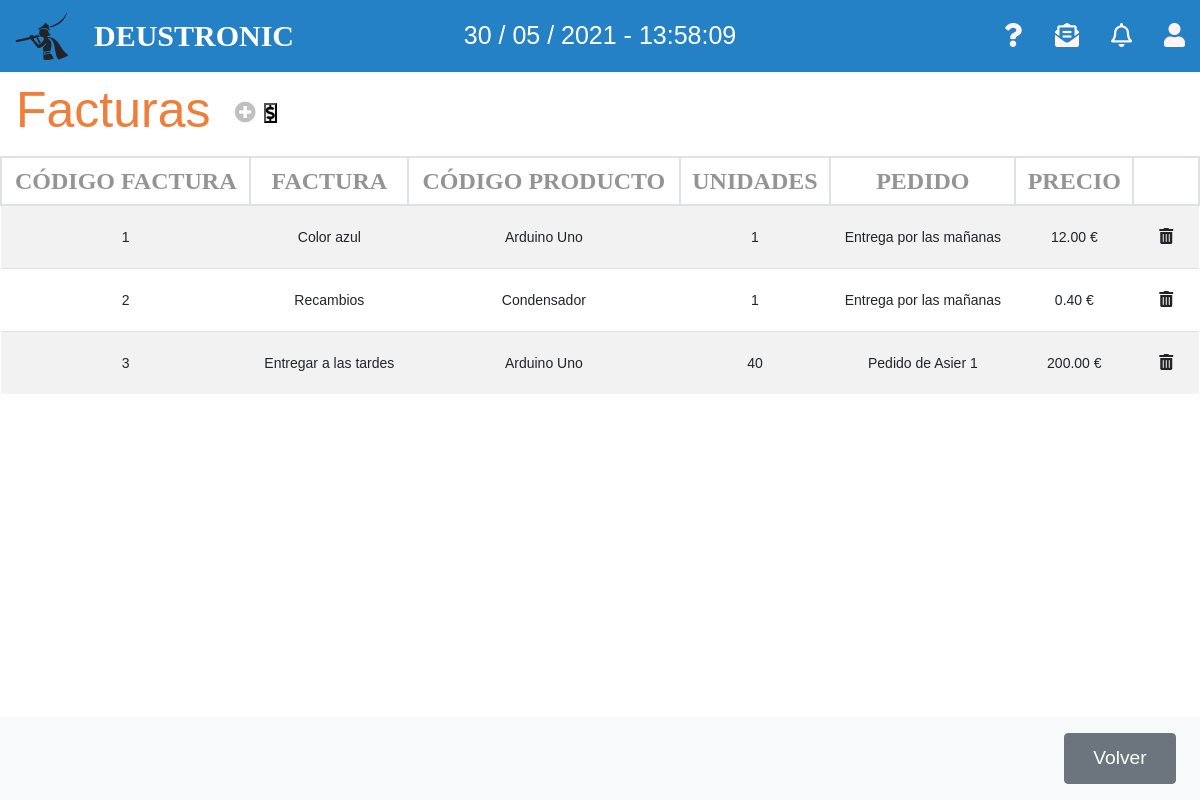
Screenshot of /appEntrega/facturas/ with the database file from the repository.
### appEntrega/models.py (models this page shows, shortened)
class Factura(models.Model):
    referencia = models.CharField(max_length=12, primary_key=True)
    pedido_referencia = models.ForeignKey(Orden_Pedido, on_delete=models.CASCADE)
    producto_referencia = models.ForeignKey(Producto, on_delete=models.CASCADE)
    unidades = models.PositiveIntegerField(default=1)
    linea_precio = models.DecimalField(max_digits=10, decimal_places=2, default=0)
    descripcion = models.TextField(max_length=250)

class Producto(models.Model):
    producto_referencia = models.CharField(max_length=13, primary_key=True)
    producto_nombre = models.CharField(max_length=50)
    producto_descripcion = models.CharField(max_length=250)
    producto_categoria = models.CharField(max_length=50)
    producto_precio = models.DecimalField(max_digits=10, decimal_places=2, default=0)
    producto_pdf = models.FileField(blank=True,null=True)
    def __str__(self):
        return self.producto_nombre

class Orden_Pedido(models.Model):
    pedido_referencia = models.CharField(max_length=12, primary_key=True)
    pedido_fecha = models.DateField(auto_now=True)
    pedido_descripcion = models.TextField(max_length=250)
    pedido_cliente_cif = models.ForeignKey(Cliente, on_delete=models.CASCADE)
    def __str__(self):
        return self.pedido_descripcion

### appEntrega/views.py (the view)
# urls.py: path('facturas/', FacturaListView.as_view(), name='listaFactura'),
class FacturaListView(ListView):
    model = Factura
    template_name = 'listaFacturas.html'
    context_object_name = 'lista_facturas'

### appEntrega/templates/listaFacturas.html (shortened to what this page needs)
{% extends 'base.html' %}
{% block content %}
<div class="">
    <nav class="navbar navbar-light table-navbar">
        <h2 class="orange-color">Facturas</h2>
        <ul class="navbar-nav mr-auto flex-row">
            <li class="nav-item m-0 ml-3">
                <i class="fas fa-plus-circle fa-lg c-grey"
                    onclick="location.href='http://127.0.0.1:8000/appEntrega/facturas/nuevo/'"></i>
            </li>
            <li class="">
                <button class="fas fa-dollar-sign" onclick="comprobarMoneda()"></button>
            </li>
        </ul>
    </nav>
</div>
<div class="row">
    <div class="col-md-12">
        <table class="table-deustronic table table-striped table-hover">
            <thead>
                <tr>
                    <th>CÓDIGO FACTURA</th>
					<th>FACTURA</th>
					<th>CÓDIGO PRODUCTO</th>
					<th>UNIDADES</th>
					<th>PEDIDO</th>
					<th>PRECIO</th>
                    <th></th>
                </tr>
            </thead>
            <tbody>
                {% if lista_facturas %}
                {% for factura in lista_facturas %}
                <tr ondblclick="location.href='http://127.0.0.1:8000/appEntrega/facturas/{{factura.pk}}/editar/'">
                    <td>{{factura.referencia}}</td>
					<td>{{factura.descripcion}}</td>
					<td>{{factura.producto_referencia}}</td>
					<td>{{factura.unidades}}</td>
					<td>{{factura.pedido_referencia}}</td>
					<td>{{factura.linea_precio }} €</td>
                    <td><button class="btn"
                        onclick="location.href='http://127.0.0.1:8000/appEntrega/facturas/{{factura.pk}}/delete/'"><i
                            class="fas fa-trash-alt"></i></button></td>
                </tr>
                {% endfor %}
                {% else %}
                <tr>
                    <td colspan="6">
                        <p>No existen Facturas</p>
                    </td>
                </tr>
                {% endif %}
            </tbody>
        </table>
    </div>
</div>
<nav class="navbar navbar-light bg-light fixed-bottom">
    <div class="form-inline ml-auto">
        <button onclick="location.href='http://127.0.0.1:8000/appEntrega'" class="btn boton-nav btn-secondary m-2 z-2"
            type="button">Volver</button>
    </div>
</nav>
{% endblock %}

### appEntrega/static/style/styles.css (style rules this page uses)
.orange-color, .orange-color:hover { color: rgb(239, 126, 58) !important; font-weight: 100 !important; }
* { font-family: 'FiraSans-Regular', sans-serif; }
html { overflow-x: hidden; overflow-y: overlay; }
html, body { height: 100%; }
body { margin: 0; }
i { cursor: pointer !important; }
ul { padding: 0 !important; }

### appEntrega/static/style/table.css (style rules this page uses)
table { overflow: scroll; }
table td { vertical-align: middle !important; }
.table-deustronic th { color: #949494; font-weight: bold; font-size: 1.5rem; padding: 5px 10px; border: 2px solid #dee2e6; font-family: FiraSans-Regular, Calibri, Verdana; text-align: center !important; }
.table-deustronic td { font-size: 14px; padding: auto; text-align: center !important; cursor: pointer !important; }
.table-navbar { position: sticky; z-index: 1; top: 0; width: 100%; }

### appEntrega/static/style/productos.css (style rules this page uses)
.navbar-nav .nav-item { padding: 0 .5rem; }
.c-grey { color: silver !important; }
.boton-nav { width: 7rem; height: 3.2rem !important; color: white !important; font-weight: 400; font-size: 1.2rem; text-decoration: none; outline-style: none; }

### appEntrega/static/style/header.css (style rules this page uses)
h2 { padding: 0px; color: #1c3d79; font-size: 50px; font-family: 'Franklin Gothic Medium', 'Arial Narrow', Arial, sans-serif }
li { list-style: none; margin-right: 2rem; }
li:last-of-type { margin-right: 0; }
ul { margin: 0 !important; }

### appEntrega/static/style/modal.css (style rules this page uses)
:root { --lightgray: #efefef; --blue: steelblue; --white: #fff; --black: rgba(0, 0, 0, 0.92); }
* { padding: 0; margin: 0; }
.z-2 { z-index: 2; }

### appEntrega/static/style/settings.css (style rules this page uses)
:root { --font-size: 1; }
body { font-size: calc(var(--font-size) * 1em); }

### rows the page displays
Factura: referencia "1", descripcion "Color azul", producto_referencia "Arduino Uno", unidades "1", pedido_referencia "Entrega por las mañanas", linea_precio "12.00"
Factura: referencia "2", descripcion "Recambios", producto_referencia "Condensador", unidades "1", pedido_referencia "Entrega por las mañanas", linea_precio "0.40"
Factura: referencia "3", descripcion "Entregar a las tardes", producto_referencia "Arduino Uno", unidades "40", pedido_referencia "Pedido de Asier 1", linea_precio "200.00"
